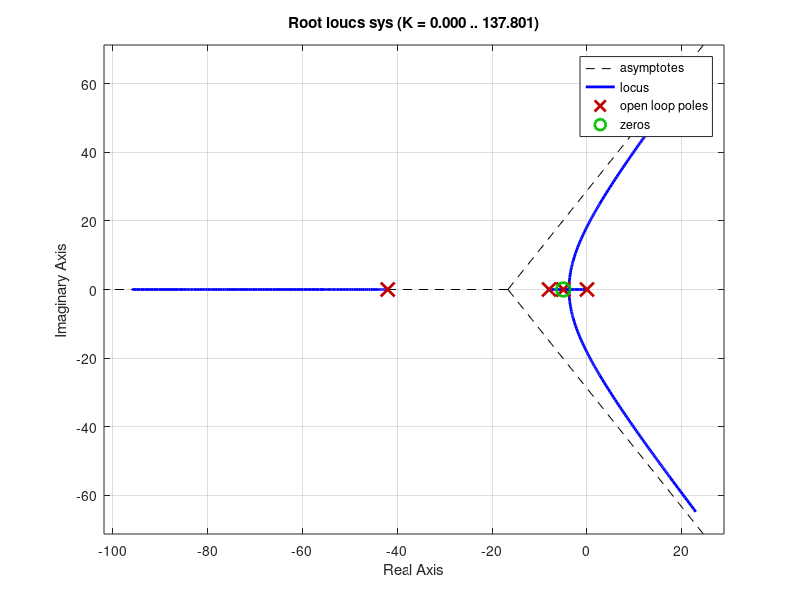

Write the MATLAB code that produced this figure.
clc; clear;

R2D=180/pi; %Rad2Deg conversion
RPM=30/pi; %Rad/sec to RPM conversion
%% Drone properties 
m=3; %Mass [kg]
g=9.81; %Gravity [N/kg]
L=0.4; %arm length [m]
Jx=0.01; %Inertia [Kg*m^2]
Jy=0.01;
Jz=0.02;

bp=0.001; %rotating drag coefficient
bq=0.001;
br=0.001;

cx=5; %translation drag coefficient
cy=5;
cz=5;

ts2=1; %Desired Position settling time
tsz=1; %Desired altitude settling time
ts=ts2/2;  %Desired attitude settling time

k_T=0.0000134; %Thrust coefficient of propellers
k_y=0.000004; %Yaw coefficient

roll_angle_limit=pi/6; %angle (in Rad) to which the drone can incline
pitch_angle_limit=pi/6;
yaw_angle_limit=pi/6;

max_rpm=10000*2*pi/60; %Max rpm of rotors in Rad/s
max_thrust=6*k_T*(max_rpm)^2;

max_pitch_moment=sqrt(3)*k_T*L*(max_rpm)^2; %Max vehicle torque
max_roll_moment=2*k_T*L*(max_rpm)^2;
max_yaw_moment=3*k_y*(max_rpm)^2;


%% Attitude ctrl (inner loop 5X faster)


Tc=ts/25; %Time constant  % 5x faster than outer loop response (1s) 

%Roll ctrl
Kq=(Jy/Tc)-bq;   %inner loop derivative ctrl theta dot. Determined from 1st order transfer fcn form 
Kq2=Jy*((4/ts))*((-4/ts)+((bq+Kq)/Jy))/Kq; %Outer loop propportional for attitude ctrl

%Pitch ctrl
Kp=(Jx/Tc)-bp;
Kp2= Jx*((4/ts))*((-4/ts)+((bp+Kp)/Jx))/Kp;

%Yaw ctrl
Kr=(Jz/Tc)-br;
Kr2= Jz*((4/ts))*((-4/ts)+((br+Kr)/Jz))/Kr;

%% Position ctrl (with zero placement)

% X ctrl

alpha=-(bq+Kq)/(2*Jy);%for pole placement and computing clarity
beta=((2*alpha)^2)-4*Kq2*Kq/Jy;

p1=(alpha+(sqrt(beta))/2);%poles of 4th order Transfer function
p2=(alpha-(sqrt(beta))/2);
p3=-cx;
p4=0;


t1=atan((4/ts2)/(p1+(4/ts2))); %angles from poles to target poles
t2=atan((4/ts2)/(p2+(4/ts2)));
t3=atan((4/ts2)/(p3+(4/ts2)));
t4=3*pi/4;

z_x=cx; %Zero placement for desired reponse~~Warnings: if zero is placed at the first target pole, we end up having 2 poles and a zero on the same point
                                             %in the real world it might not be as accurate but it will still be stable around the pole 
tz=atan((4/ts2)/(-z_x+(4/ts2))); %angle from zero to target pole

l1=(p1+(4/ts2))/(cos(t1)); %lengths from poles/zero to targets 
l2=(p2+(4/ts2))/(cos(t2));
l3=(p3+(4/ts2))/(cos(t3));
l4=(p4+(4/ts2))/(cos(t4));
lz=(-z_x+(4/ts2))/(cos(tz));


%Kx2=l1*l2*l3*l4/((Kq*Kq2*g/Jy)*lz); %prod of pole lengths divided prod of zero lengths
Kx= (p1+4/ts2)*(p2+4/ts2)*(p4+4/ts2)/(Kq*Kq2*g/Jy)
Kx=abs(Kx)


% %root locus check
Pxs=[p1 p2 p3 p4];
 
 a=cx;%computing simplicity
 b=(bq+Kq)/Jy;
 c=Kq*Kq2/Jy;



%sys = tf([c*g],[1 (a+b) (a*b+c) (a*c) 0]);
% X RL w/ zero
sys = tf([c*g z_x*c*g],[1 (a+b) (a*b+c) (a*c) 0]);
% X RL w zero
rlocus(sys); % X RL w zero

% Y ctrl

alpha_y=-(bp+Kp)/(2*Jx);
beta_y=((2*alpha_y)^2)-4*Kp2*Kp/Jx;

py_1=(alpha_y+(sqrt(beta_y))/2);
py_2=(alpha_y-(sqrt(beta_y))/2);
py_3=-cy;
py_4=0;

ty_1=atan((4/ts2)/(py_1+(4/ts2)));
ty_2=atan((4/ts2)/(py_2+(4/ts2)));
ty_3=atan((4/ts2)/(py_3+(4/ts2)));
ty_4=3*pi/4;

z_y=cy;
ty_z=atan((4/ts2)/(-z_y+(4/ts2)));

ly_1=(py_1+(4/ts2))/(cos(ty_1));
ly_2=(py_2+(4/ts2))/(cos(ty_2));
ly_3=(py_3+(4/ts2))/(cos(ty_3));
ly_4=(py_4+(4/ts2))/(cos(ty_4));
ly_z=(-z_y+(4/ts2))/(cos(ty_z));

Ky=ly_1*ly_2*ly_3*ly_4/((Kp*Kp2*g/Jx)*ly_z); 
Ky=abs(Ky);

%Root locus check
Pys=[py_1 py_2 py_3 py_4];

%sys2 = tf([g*Kp2*Kq/Jx z_y*g*Kp2*Kp/Jx],[1 (cy+(bp+Kp)/Jx) ((Kp*Kp2+cy*(bp+Kp))/Jx) (Kp2*Kp*cy/Jx) 0]);
%rlocus(sys2) % Y RL w zero

%% Altitude ctrler (Fast inner loop with feedforward feedback)

Tcz=tsz/25;

Kz=(m/Tcz)-cz;
Kz2= m*((4/tsz))*((-4/tsz)+((cz+Kz)/m))/Kz;

%% Control allocation (From inputs to propeller speed)

% U = C_A * W_i^2 

C_A =[     k_T           k_T          k_T                k_T          k_T         k_T;
     -k_T*L*sqrt(3)/2     0     k_T*L*sqrt(3)/2    k_T*L*sqrt(3)/2     0     -k_T*L*sqrt(3)/2;
         k_T*L/2        k_T*L       k_T*L/2           -k_T*L/2      -k_T*L       -k_T*L/2;
          -k_y          k_y         -k_y                k_y         -k_y          k_y];


B=pinv(C_A);%Pseudoinverse of control allocation matrix

% B * U = W_i^2

%% Reliability of each rotors
R1=0.5;
R2=1;
R3=1;
R4=1;
R5=1;
R6=1;








